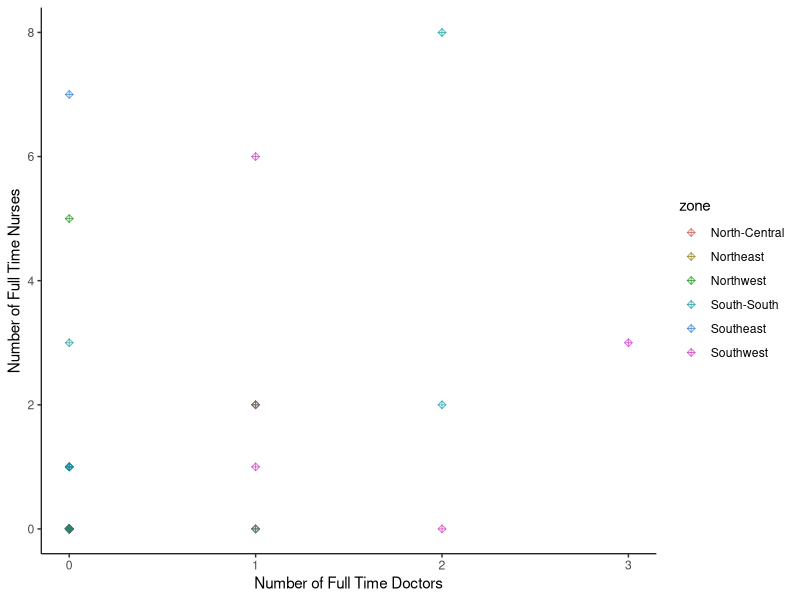

Write the R code that produced this figure. (Note: this script raises an error after producing the figure.)
## ---- chunk 1
health_full <- read.csv("../../Lab1/sample_health_facilities.csv")
table(is.na(health_full$num_doctors_fulltime), is.na(health_full$num_nurses_fulltime))
health <- health_full[!(is.na(health_full$num_doctors_fulltime) | is.na(health_full$num_nurses_fulltime)), ]
## ---- chunk 2
library(ggplot2)
ggplot(health, aes(num_doctors_fulltime, num_nurses_fulltime, color=zone)) + 
  geom_point(shape=9, alpha=2/3, fill=5) + 
  scale_color_hue(l=50) + 
  labs(x="Number of Full Time Doctors", y="Number of Full Time Nurses") + 
  theme(                              
      plot.background = element_blank(), 
      panel.grid.major = element_blank(), 
      panel.grid.minor = element_blank(), 
      panel.border = element_blank(), 
      panel.background = element_blank(),
      axis.line = element_line(size=.4)
  )
## ---- chunk 3
health_gps <- data.frame(do.call('rbind', strsplit(as.character(health_full$gps),' ',fixed=TRUE)))
names(health_gps) <- paste(c("xcoord", "ycoord", "gps_unsure1", "gps_unsure2"))
health_gps$xcoord <- as.scalar(health_gps$xcoord)
health_gps$ycoord <- as.salar(health_gps$ycoord)
health_gps$gps_unsure1 <- as.scalar(health_gps$gps_unsure1)
health_gps$xgps_unsure2 <- as.scalar(health_gps$gps_unsure2)
health_full <- cbind(health_full, health_gps)
ggplot(health_full, aes(ycoord, xcoord, color=zone)) + geom_point(share=9, fill=5)
